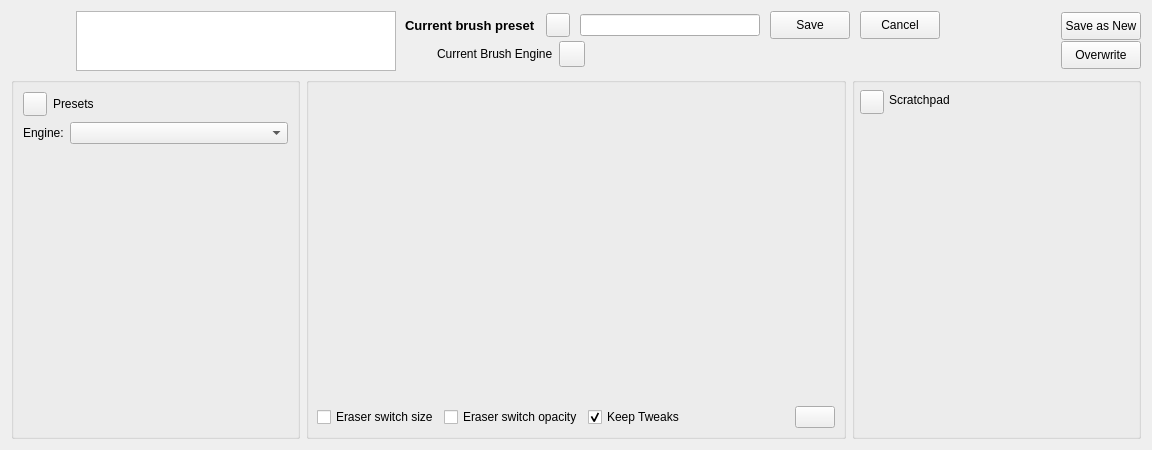
<?xml version="1.0" encoding="UTF-8"?>
<ui version="4.0">
 <author>
    SPDX-FileCopyrightText: none
    SPDX-License-Identifier: GPL-3.0-or-later
  </author>
 <class>WdgPaintOpSettings</class>
 <widget class="QWidget" name="WdgPaintOpSettings">
  <property name="geometry">
   <rect>
    <x>0</x>
    <y>0</y>
    <width>1152</width>
    <height>450</height>
   </rect>
  </property>
  <property name="windowTitle">
   <string>Brush Editor</string>
  </property>
  <layout class="QGridLayout" name="gridLayout">
   <item row="0" column="0" colspan="3">
    <layout class="QHBoxLayout" name="brushEditorDashboard">
     <property name="spacing">
      <number>9</number>
     </property>
     <property name="leftMargin">
      <number>1</number>
     </property>
     <item>
      <widget class="QLabel" name="presetThumbnailicon">
       <property name="sizePolicy">
        <sizepolicy hsizetype="Fixed" vsizetype="Fixed">
         <horstretch>0</horstretch>
         <verstretch>0</verstretch>
        </sizepolicy>
       </property>
       <property name="minimumSize">
        <size>
         <width>55</width>
         <height>55</height>
        </size>
       </property>
       <property name="text">
        <string/>
       </property>
       <property name="scaledContents">
        <bool>true</bool>
       </property>
      </widget>
     </item>
     <item>
      <widget class="KisPresetLivePreviewView" name="liveBrushPreviewView">
       <property name="sizePolicy">
        <sizepolicy hsizetype="Fixed" vsizetype="Fixed">
         <horstretch>0</horstretch>
         <verstretch>0</verstretch>
        </sizepolicy>
       </property>
       <property name="minimumSize">
        <size>
         <width>320</width>
         <height>60</height>
        </size>
       </property>
       <property name="maximumSize">
        <size>
         <width>320</width>
         <height>60</height>
        </size>
       </property>
       <property name="font">
        <font>
         <kerning>false</kerning>
        </font>
       </property>
       <property name="contextMenuPolicy">
        <enum>Qt::DefaultContextMenu</enum>
       </property>
       <property name="frameShape">
        <enum>QFrame::StyledPanel</enum>
       </property>
       <property name="frameShadow">
        <enum>QFrame::Raised</enum>
       </property>
       <property name="midLineWidth">
        <number>0</number>
       </property>
       <property name="verticalScrollBarPolicy">
        <enum>Qt::ScrollBarAlwaysOff</enum>
       </property>
       <property name="horizontalScrollBarPolicy">
        <enum>Qt::ScrollBarAlwaysOff</enum>
       </property>
       <property name="interactive">
        <bool>true</bool>
       </property>
       <property name="alignment">
        <set>Qt::AlignLeading|Qt::AlignLeft|Qt::AlignTop</set>
       </property>
       <property name="resizeAnchor">
        <enum>QGraphicsView::AnchorViewCenter</enum>
       </property>
      </widget>
     </item>
     <item>
      <layout class="QVBoxLayout" name="verticalLayout_4">
       <property name="spacing">
        <number>0</number>
       </property>
       <item>
        <layout class="QHBoxLayout" name="horizontalLayout_6">
         <property name="spacing">
          <number>10</number>
         </property>
         <item>
          <widget class="QLabel" name="currentBrushNameLabel">
           <property name="sizePolicy">
            <sizepolicy hsizetype="MinimumExpanding" vsizetype="Preferred">
             <horstretch>0</horstretch>
             <verstretch>0</verstretch>
            </sizepolicy>
           </property>
           <property name="font">
            <font>
             <pointsize>10</pointsize>
             <bold>true</bold>
            </font>
           </property>
           <property name="text">
            <string>Current brush preset</string>
           </property>
          </widget>
         </item>
         <item>
          <widget class="QPushButton" name="renameBrushPresetButton">
           <property name="sizePolicy">
            <sizepolicy hsizetype="Fixed" vsizetype="Fixed">
             <horstretch>0</horstretch>
             <verstretch>0</verstretch>
            </sizepolicy>
           </property>
           <property name="minimumSize">
            <size>
             <width>24</width>
             <height>24</height>
            </size>
           </property>
           <property name="maximumSize">
            <size>
             <width>24</width>
             <height>24</height>
            </size>
           </property>
           <property name="text">
            <string/>
           </property>
          </widget>
         </item>
         <item>
          <widget class="QLineEdit" name="renameBrushNameTextField">
           <property name="minimumSize">
            <size>
             <width>180</width>
             <height>0</height>
            </size>
           </property>
          </widget>
         </item>
         <item>
          <widget class="QPushButton" name="updateBrushNameButton">
           <property name="sizePolicy">
            <sizepolicy hsizetype="Minimum" vsizetype="Fixed">
             <horstretch>0</horstretch>
             <verstretch>0</verstretch>
            </sizepolicy>
           </property>
           <property name="maximumSize">
            <size>
             <width>16777215</width>
             <height>28</height>
            </size>
           </property>
           <property name="text">
            <string>Save</string>
           </property>
          </widget>
         </item>
         <item>
          <widget class="QPushButton" name="cancelBrushNameUpdateButton">
           <property name="maximumSize">
            <size>
             <width>16777215</width>
             <height>28</height>
            </size>
           </property>
           <property name="text">
            <string>Cancel</string>
           </property>
          </widget>
         </item>
        </layout>
       </item>
       <item>
        <layout class="QHBoxLayout" name="horizontalLayout_5">
         <property name="spacing">
          <number>6</number>
         </property>
         <item>
          <widget class="QLabel" name="currentBrushEngineIcon">
           <property name="sizePolicy">
            <sizepolicy hsizetype="Fixed" vsizetype="Fixed">
             <horstretch>0</horstretch>
             <verstretch>0</verstretch>
            </sizepolicy>
           </property>
           <property name="minimumSize">
            <size>
             <width>26</width>
             <height>26</height>
            </size>
           </property>
           <property name="text">
            <string/>
           </property>
          </widget>
         </item>
         <item>
          <widget class="QLabel" name="currentBrushEngineLabel">
           <property name="text">
            <string>Current Brush Engine</string>
           </property>
          </widget>
         </item>
         <item>
          <widget class="QPushButton" name="reloadPresetButton">
           <property name="sizePolicy">
            <sizepolicy hsizetype="Fixed" vsizetype="Fixed">
             <horstretch>0</horstretch>
             <verstretch>0</verstretch>
            </sizepolicy>
           </property>
           <property name="minimumSize">
            <size>
             <width>26</width>
             <height>26</height>
            </size>
           </property>
           <property name="maximumSize">
            <size>
             <width>26</width>
             <height>26</height>
            </size>
           </property>
           <property name="text">
            <string/>
           </property>
          </widget>
         </item>
         <item>
          <widget class="QPushButton" name="dirtyPresetIndicatorButton">
           <property name="sizePolicy">
            <sizepolicy hsizetype="Fixed" vsizetype="Fixed">
             <horstretch>0</horstretch>
             <verstretch>0</verstretch>
            </sizepolicy>
           </property>
           <property name="minimumSize">
            <size>
             <width>30</width>
             <height>30</height>
            </size>
           </property>
           <property name="maximumSize">
            <size>
             <width>30</width>
             <height>30</height>
            </size>
           </property>
           <property name="text">
            <string/>
           </property>
           <property name="flat">
            <bool>true</bool>
           </property>
          </widget>
         </item>
         <item>
          <widget class="QPushButton" name="brokenPresetIndicatorButton">
           <property name="sizePolicy">
            <sizepolicy hsizetype="Fixed" vsizetype="Fixed">
             <horstretch>0</horstretch>
             <verstretch>0</verstretch>
            </sizepolicy>
           </property>
           <property name="minimumSize">
            <size>
             <width>30</width>
             <height>30</height>
            </size>
           </property>
           <property name="maximumSize">
            <size>
             <width>30</width>
             <height>30</height>
            </size>
           </property>
           <property name="text">
            <string/>
           </property>
           <property name="flat">
            <bool>true</bool>
           </property>
          </widget>
         </item>
         <item>
          <spacer name="horizontalSpacer_4">
           <property name="orientation">
            <enum>Qt::Horizontal</enum>
           </property>
           <property name="sizeHint" stdset="0">
            <size>
             <width>40</width>
             <height>20</height>
            </size>
           </property>
          </spacer>
         </item>
        </layout>
       </item>
      </layout>
     </item>
     <item>
      <spacer name="horizontalSpacer_2">
       <property name="orientation">
        <enum>Qt::Horizontal</enum>
       </property>
       <property name="sizeType">
        <enum>QSizePolicy::MinimumExpanding</enum>
       </property>
       <property name="sizeHint" stdset="0">
        <size>
         <width>0</width>
         <height>0</height>
        </size>
       </property>
      </spacer>
     </item>
     <item>
      <layout class="QVBoxLayout" name="verticalLayout_5">
       <property name="spacing">
        <number>0</number>
       </property>
       <item>
        <widget class="QPushButton" name="saveNewBrushPresetButton">
         <property name="sizePolicy">
          <sizepolicy hsizetype="Preferred" vsizetype="Preferred">
           <horstretch>0</horstretch>
           <verstretch>0</verstretch>
          </sizepolicy>
         </property>
         <property name="maximumSize">
          <size>
           <width>16777215</width>
           <height>28</height>
          </size>
         </property>
         <property name="text">
          <string>Save as New</string>
         </property>
        </widget>
       </item>
       <item>
        <widget class="QPushButton" name="saveBrushPresetButton">
         <property name="sizePolicy">
          <sizepolicy hsizetype="Preferred" vsizetype="Fixed">
           <horstretch>0</horstretch>
           <verstretch>0</verstretch>
          </sizepolicy>
         </property>
         <property name="maximumSize">
          <size>
           <width>16777215</width>
           <height>28</height>
          </size>
         </property>
         <property name="text">
          <string>Overwrite</string>
         </property>
        </widget>
       </item>
      </layout>
     </item>
    </layout>
   </item>
   <item row="1" column="0">
    <widget class="QGroupBox" name="presetsContainer">
     <property name="sizePolicy">
      <sizepolicy hsizetype="Ignored" vsizetype="Expanding">
       <horstretch>0</horstretch>
       <verstretch>0</verstretch>
      </sizepolicy>
     </property>
     <property name="minimumSize">
      <size>
       <width>42</width>
       <height>0</height>
      </size>
     </property>
     <property name="title">
      <string/>
     </property>
     <property name="alignment">
      <set>Qt::AlignLeading|Qt::AlignLeft|Qt::AlignTop</set>
     </property>
     <layout class="QVBoxLayout" name="verticalLayout_3" stretch="0,0,0,0">
      <item>
       <layout class="QHBoxLayout" name="horizontalLayout_7">
        <item>
         <widget class="QPushButton" name="showPresetsButton">
          <property name="minimumSize">
           <size>
            <width>24</width>
            <height>24</height>
           </size>
          </property>
          <property name="maximumSize">
           <size>
            <width>24</width>
            <height>24</height>
           </size>
          </property>
          <property name="text">
           <string/>
          </property>
          <property name="iconSize">
           <size>
            <width>12</width>
            <height>12</height>
           </size>
          </property>
          <property name="shortcut">
           <string notr="true"/>
          </property>
         </widget>
        </item>
        <item>
         <widget class="QLabel" name="presetsSidebarLabel">
          <property name="sizePolicy">
           <sizepolicy hsizetype="Minimum" vsizetype="Minimum">
            <horstretch>0</horstretch>
            <verstretch>0</verstretch>
           </sizepolicy>
          </property>
          <property name="text">
           <string>Presets</string>
          </property>
         </widget>
        </item>
       </layout>
      </item>
      <item>
       <layout class="QHBoxLayout" name="horizontalLayout_4">
        <item>
         <widget class="QLabel" name="engineFilterLabel">
          <property name="sizePolicy">
           <sizepolicy hsizetype="Minimum" vsizetype="Fixed">
            <horstretch>0</horstretch>
            <verstretch>0</verstretch>
           </sizepolicy>
          </property>
          <property name="text">
           <string>Engine:</string>
          </property>
         </widget>
        </item>
        <item>
         <widget class="QComboBox" name="brushEngineComboBox">
          <property name="sizePolicy">
           <sizepolicy hsizetype="Expanding" vsizetype="Fixed">
            <horstretch>0</horstretch>
            <verstretch>0</verstretch>
           </sizepolicy>
          </property>
         </widget>
        </item>
       </layout>
      </item>
      <item>
       <widget class="KisPresetChooser" name="presetWidget" native="true">
        <property name="sizePolicy">
         <sizepolicy hsizetype="Minimum" vsizetype="Expanding">
          <horstretch>0</horstretch>
          <verstretch>0</verstretch>
         </sizepolicy>
        </property>
        <property name="minimumSize">
         <size>
          <width>0</width>
          <height>0</height>
         </size>
        </property>
        <property name="maximumSize">
         <size>
          <width>1677215</width>
          <height>1677215</height>
         </size>
        </property>
       </widget>
      </item>
      <item>
       <layout class="QHBoxLayout" name="horizontalLayout_9">
        <item>
         <widget class="QToolButton" name="newPresetEngineButton">
          <property name="text">
           <string/>
          </property>
          <property name="iconSize">
           <size>
            <width>22</width>
            <height>22</height>
           </size>
          </property>
          <property name="autoRaise">
           <bool>true</bool>
          </property>
         </widget>
        </item>
        <item>
         <spacer name="horizontalSpacer_5">
          <property name="orientation">
           <enum>Qt::Horizontal</enum>
          </property>
          <property name="sizeHint" stdset="0">
           <size>
            <width>0</width>
            <height>0</height>
           </size>
          </property>
         </spacer>
        </item>
        <item>
         <widget class="QToolButton" name="bnBlacklistPreset">
          <property name="minimumSize">
           <size>
            <width>0</width>
            <height>0</height>
           </size>
          </property>
          <property name="text">
           <string/>
          </property>
          <property name="iconSize">
           <size>
            <width>22</width>
            <height>22</height>
           </size>
          </property>
          <property name="autoRaise">
           <bool>true</bool>
          </property>
         </widget>
        </item>
       </layout>
      </item>
     </layout>
    </widget>
   </item>
   <item row="1" column="1">
    <widget class="QGroupBox" name="brushEditorSettingsControls">
     <property name="title">
      <string/>
     </property>
     <property name="flat">
      <bool>false</bool>
     </property>
     <layout class="QVBoxLayout" name="brushEditorLayout">
      <property name="spacing">
       <number>0</number>
      </property>
      <property name="leftMargin">
       <number>3</number>
      </property>
      <property name="topMargin">
       <number>1</number>
      </property>
      <property name="rightMargin">
       <number>3</number>
      </property>
      <property name="bottomMargin">
       <number>3</number>
      </property>
      <item>
       <widget class="QFrame" name="frmOptionWidgetContainer">
        <property name="sizePolicy">
         <sizepolicy hsizetype="Preferred" vsizetype="Preferred">
          <horstretch>0</horstretch>
          <verstretch>4</verstretch>
         </sizepolicy>
        </property>
        <property name="minimumSize">
         <size>
          <width>100</width>
          <height>0</height>
         </size>
        </property>
        <property name="frameShape">
         <enum>QFrame::NoFrame</enum>
        </property>
        <property name="frameShadow">
         <enum>QFrame::Plain</enum>
        </property>
        <property name="lineWidth">
         <number>0</number>
        </property>
       </widget>
      </item>
      <item>
       <layout class="QHBoxLayout" name="horizontalLayout_3" stretch="0,0,0,0,0,0">
        <property name="spacing">
         <number>5</number>
        </property>
        <property name="leftMargin">
         <number>5</number>
        </property>
        <property name="topMargin">
         <number>0</number>
        </property>
        <property name="rightMargin">
         <number>5</number>
        </property>
        <property name="bottomMargin">
         <number>5</number>
        </property>
        <item>
         <widget class="QCheckBox" name="eraserBrushSizeCheckBox">
          <property name="sizePolicy">
           <sizepolicy hsizetype="Minimum" vsizetype="Fixed">
            <horstretch>0</horstretch>
            <verstretch>0</verstretch>
           </sizepolicy>
          </property>
          <property name="toolTip">
           <string>Erase mode will use a separate brush size</string>
          </property>
          <property name="text">
           <string>Eraser switch size</string>
          </property>
          <property name="checked">
           <bool>false</bool>
          </property>
         </widget>
        </item>
        <item>
         <widget class="QCheckBox" name="eraserBrushOpacityCheckBox">
          <property name="sizePolicy">
           <sizepolicy hsizetype="Minimum" vsizetype="Fixed">
            <horstretch>0</horstretch>
            <verstretch>0</verstretch>
           </sizepolicy>
          </property>
          <property name="toolTip">
           <string>Erase mode will use a separate brush opacity</string>
          </property>
          <property name="text">
           <string>Eraser switch opacity</string>
          </property>
          <property name="checked">
           <bool>false</bool>
          </property>
         </widget>
        </item>
        <item>
         <widget class="QCheckBox" name="dirtyPresetCheckBox">
          <property name="sizePolicy">
           <sizepolicy hsizetype="Minimum" vsizetype="Fixed">
            <horstretch>0</horstretch>
            <verstretch>0</verstretch>
           </sizepolicy>
          </property>
          <property name="text">
           <string>Keep Tweaks</string>
          </property>
          <property name="checked">
           <bool>true</bool>
          </property>
         </widget>
        </item>
        <item>
         <spacer name="horizontalSpacer">
          <property name="orientation">
           <enum>Qt::Horizontal</enum>
          </property>
          <property name="sizeHint" stdset="0">
           <size>
            <width>40</width>
            <height>20</height>
           </size>
          </property>
         </spacer>
        </item>
        <item>
         <widget class="KisLodAvailabilityWidget" name="wdgLodAvailability" native="true">
          <property name="minimumSize">
           <size>
            <width>60</width>
            <height>0</height>
           </size>
          </property>
         </widget>
        </item>
        <item>
         <widget class="QPushButton" name="viewOptionButton">
          <property name="text">
           <string/>
          </property>
         </widget>
        </item>
       </layout>
      </item>
      <item>
       <layout class="QHBoxLayout" name="horizontalLayout">
        <property name="spacing">
         <number>5</number>
        </property>
        <property name="leftMargin">
         <number>5</number>
        </property>
        <property name="topMargin">
         <number>0</number>
        </property>
        <property name="rightMargin">
         <number>5</number>
        </property>
        <property name="bottomMargin">
         <number>0</number>
        </property>
       </layout>
      </item>
     </layout>
    </widget>
   </item>
   <item row="1" column="2">
    <widget class="QGroupBox" name="scratchpadControls">
     <property name="sizePolicy">
      <sizepolicy hsizetype="Ignored" vsizetype="Expanding">
       <horstretch>0</horstretch>
       <verstretch>0</verstretch>
      </sizepolicy>
     </property>
     <property name="minimumSize">
      <size>
       <width>42</width>
       <height>0</height>
      </size>
     </property>
     <property name="title">
      <string/>
     </property>
     <property name="flat">
      <bool>false</bool>
     </property>
     <layout class="QVBoxLayout" name="verticalLayout" stretch="0,0,0">
      <property name="spacing">
       <number>5</number>
      </property>
      <property name="leftMargin">
       <number>5</number>
      </property>
      <property name="topMargin">
       <number>5</number>
      </property>
      <property name="rightMargin">
       <number>5</number>
      </property>
      <property name="bottomMargin">
       <number>5</number>
      </property>
      <item>
       <layout class="QHBoxLayout" name="horizontalLayout_8">
        <item>
         <widget class="QPushButton" name="showScratchpadButton">
          <property name="minimumSize">
           <size>
            <width>24</width>
            <height>24</height>
           </size>
          </property>
          <property name="maximumSize">
           <size>
            <width>24</width>
            <height>20</height>
           </size>
          </property>
          <property name="text">
           <string/>
          </property>
          <property name="iconSize">
           <size>
            <width>12</width>
            <height>12</height>
           </size>
          </property>
         </widget>
        </item>
        <item>
         <widget class="QLabel" name="scratchpadSidebarLabel">
          <property name="text">
           <string>Scratchpad</string>
          </property>
         </widget>
        </item>
       </layout>
      </item>
      <item>
       <widget class="QFrame" name="frame">
        <property name="frameShape">
         <enum>QFrame::NoFrame</enum>
        </property>
        <property name="frameShadow">
         <enum>QFrame::Plain</enum>
        </property>
        <property name="lineWidth">
         <number>0</number>
        </property>
        <layout class="QVBoxLayout" name="verticalLayout_2">
         <property name="spacing">
          <number>0</number>
         </property>
         <property name="leftMargin">
          <number>0</number>
         </property>
         <property name="topMargin">
          <number>0</number>
         </property>
         <property name="rightMargin">
          <number>0</number>
         </property>
         <property name="bottomMargin">
          <number>0</number>
         </property>
         <item>
          <widget class="KisScratchPad" name="scratchPad" native="true">
           <property name="sizePolicy">
            <sizepolicy hsizetype="Preferred" vsizetype="MinimumExpanding">
             <horstretch>0</horstretch>
             <verstretch>0</verstretch>
            </sizepolicy>
           </property>
           <property name="minimumSize">
            <size>
             <width>250</width>
             <height>0</height>
            </size>
           </property>
          </widget>
         </item>
        </layout>
       </widget>
      </item>
      <item>
       <layout class="QHBoxLayout" name="horizontalLayout_2" stretch="0,0,0,0,0">
        <item>
         <widget class="QToolButton" name="paintPresetIcon">
          <property name="sizePolicy">
           <sizepolicy hsizetype="Expanding" vsizetype="Fixed">
            <horstretch>0</horstretch>
            <verstretch>0</verstretch>
           </sizepolicy>
          </property>
          <property name="toolTip">
           <string>Fill area with brush preset icon</string>
          </property>
          <property name="text">
           <string/>
          </property>
          <property name="autoRaise">
           <bool>true</bool>
          </property>
         </widget>
        </item>
        <item>
         <widget class="QToolButton" name="fillLayer">
          <property name="sizePolicy">
           <sizepolicy hsizetype="Expanding" vsizetype="Fixed">
            <horstretch>0</horstretch>
            <verstretch>0</verstretch>
           </sizepolicy>
          </property>
          <property name="toolTip">
           <string>Fill area with current image</string>
          </property>
          <property name="text">
           <string/>
          </property>
          <property name="autoRaise">
           <bool>true</bool>
          </property>
         </widget>
        </item>
        <item>
         <widget class="QToolButton" name="fillGradient">
          <property name="sizePolicy">
           <sizepolicy hsizetype="Expanding" vsizetype="Fixed">
            <horstretch>0</horstretch>
            <verstretch>0</verstretch>
           </sizepolicy>
          </property>
          <property name="toolTip">
           <string>Fill area with gradient</string>
          </property>
          <property name="text">
           <string/>
          </property>
          <property name="autoRaise">
           <bool>true</bool>
          </property>
         </widget>
        </item>
        <item>
         <widget class="QToolButton" name="fillSolid">
          <property name="sizePolicy">
           <sizepolicy hsizetype="Expanding" vsizetype="Fixed">
            <horstretch>0</horstretch>
            <verstretch>0</verstretch>
           </sizepolicy>
          </property>
          <property name="toolTip">
           <string>Fill area with background color</string>
          </property>
          <property name="text">
           <string/>
          </property>
          <property name="autoRaise">
           <bool>true</bool>
          </property>
         </widget>
        </item>
        <item>
         <widget class="QToolButton" name="eraseScratchPad">
          <property name="sizePolicy">
           <sizepolicy hsizetype="Expanding" vsizetype="Fixed">
            <horstretch>0</horstretch>
            <verstretch>0</verstretch>
           </sizepolicy>
          </property>
          <property name="toolTip">
           <string>Reset area to white</string>
          </property>
          <property name="text">
           <string/>
          </property>
          <property name="autoRaise">
           <bool>true</bool>
          </property>
         </widget>
        </item>
       </layout>
      </item>
     </layout>
    </widget>
   </item>
  </layout>
 </widget>
 <customwidgets>
  <customwidget>
   <class>KisScratchPad</class>
   <extends>QWidget</extends>
   <header>kis_scratch_pad.h</header>
   <container>1</container>
  </customwidget>
  <customwidget>
   <class>KisPresetLivePreviewView</class>
   <extends>QGraphicsView</extends>
   <header>kis_preset_live_preview_view.h</header>
   <container>1</container>
  </customwidget>
  <customwidget>
   <class>KisLodAvailabilityWidget</class>
   <extends>QWidget</extends>
   <header>kis_lod_availability_widget.h</header>
   <container>1</container>
  </customwidget>
  <customwidget>
   <class>KisPresetChooser</class>
   <extends>QWidget</extends>
   <header>kis_preset_chooser.h</header>
   <container>1</container>
  </customwidget>
 </customwidgets>
 <resources/>
 <connections/>
</ui>
